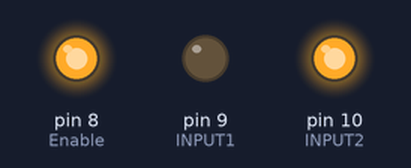
The sketch below on a simulated Arduino Uno, built with avr-gcc and run on an emulated ATmega328P. Parts: output pins drawn as LEDs (lit = HIGH).

Above: at 2.5 s.
At 7.5 s:
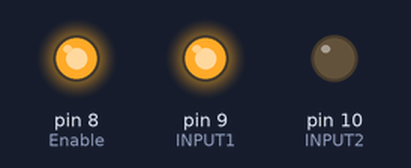
Timing chart, 0 to 11.5 s (numbered marks = the images above):
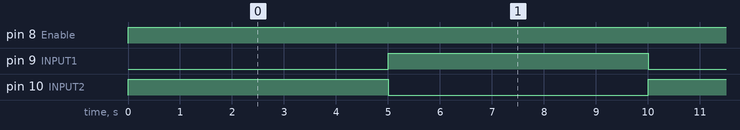

Measured:
- by itself, pin 8 (Enable): LOW → HIGH at 0.00 s
- by itself, pin 9 (INPUT1), pin 10 (INPUT2): alternates HIGH for 5.0 s and LOW for 5.0 s

The sketch:

Pruebas_Peltier.ino
```cpp
void setup() {
  // put your setup code here, to run once:
  pinMode(9, OUTPUT); // INPUT1
  pinMode(10, OUTPUT); // INPUT2
  pinMode(8, OUTPUT); // Enable


}

void loop() {
  // put your main code here, to run repeatedly:
  digitalWrite(8, HIGH); //Enable
  digitalWrite(9, LOW);   //Rojo
  digitalWrite(10, HIGH); //Negro
  delay(5000);

  digitalWrite(10, LOW);  //Negro
  digitalWrite(9, HIGH);  //Rojo
  digitalWrite(8, HIGH); //Enable
  delay(5000);
}
```
